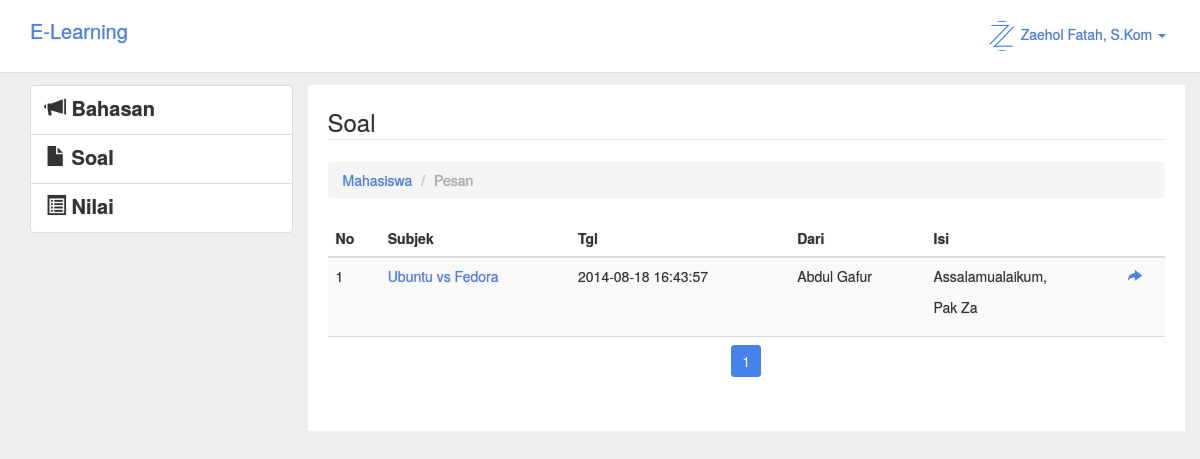
The app's page /dosen/pesan/index.php (signed in) with its own data.
### tables this page shows
CREATE TABLE IF NOT EXISTS `pesan` (
  `DOSEN_KODE` varchar(10) DEFAULT '',
  `MAHASISWA_NPM` varchar(10) DEFAULT '',
`PESAN_ID` int(11) NOT NULL,
  `PESAN_SUBJEK` varchar(50) DEFAULT NULL,
  `PESAN_ISI` text,
  `PESAN_LAMPIRAN` varchar(100) DEFAULT NULL,
  `PESAN_TGL_KIRIM` timestamp NULL DEFAULT CURRENT_TIMESTAMP
);

CREATE TABLE IF NOT EXISTS `mahasiswa` (
  `MAHASISWA_NPM` varchar(10) NOT NULL,
  `RUANG_ID` int(11) DEFAULT NULL,
  `MAHASISWA_NAMA` varchar(50) DEFAULT NULL,
  `MAHASISWA_PASSWORD` varchar(32) DEFAULT NULL,
  `MAHASISWA_GAMBAR` varchar(100) DEFAULT 'img/user.jpg',
  `MAHASISWA_SESSION` varchar(100) DEFAULT NULL
);

### dosen/pesan/index.php (the view, shortened to what this page needs)
<?php
if ($_SESSION["level"]== "Dosen") {
?>
<!DOCTYPE HTML>
<html>
	<head>
		<link rel="stylesheet" type="text/css" href="../../css/lumen.css">
	</head>
	<body style="padding-top:85px;text-shadow: 0px 0px 1px #909090 !important;background:#eee;">
		<div class="container">
			<div class="row clearfix">
				<header class="navbar navbar-inverse navbar-fixed-top bs-docs-nav" role="banner" style="">
				  <div class="container">
				    <div class="navbar-header" style="">
				      	<a href="../" class="navbar-brand">E-Learning</a>
				    </div>
				    <nav class="collapse navbar-collapse bs-navbar-collapse" role="navigation" >
				      <ul class="nav navbar-nav navbar-right">
					    <li class="dropdown">
					      <a href="#" class="dropdown-toggle" data-toggle="dropdown"><span><img src="<?php echo $_SESSION['gambar']; ?>" class="img-circle" width="30" height="30"></span> <?php echo $_SESSION['nama']; ?> <b class="caret"></b></a>
					    </li>
				      </ul>
				    </nav>
				  </div>
				</header>
			</div>
		</div>
		<div class="container" style="">
			<div class="row">
				<div class="col-md-3 col-xs-12">
					<div class="list-group">
					  <a href="../bahasan" class="list-group-item">
					    <h4 class="list-group-item-heading"><span class="glyphicon glyphicon-bullhorn"></span> Bahasan</h4>
					  </a>
					  <a href="../soal" class="list-group-item">
					    <h4 class="list-group-item-heading"><span class="glyphicon glyphicon-file"></span> Soal</h4>
					  </a>
					  <a href="../nilai" class="list-group-item">
					    <h4 class="list-group-item-heading"><span class="glyphicon glyphicon-list-alt"></span> Nilai</h4>
					  </a>
					</div>
				</div>
				<div class="col-md-9 col-xs-12" style="background:#fff;padding:20px;">
					<legend>Soal</legend>
					<ol class="breadcrumb">
					  <li><a href="../">Mahasiswa</a></li>
					  <li class="active">Pesan</li>
					</ol>
					<?php
						$bph = 10;
						if (isset($_GET['hal'])) {
							$halke = $_GET['hal'];
						}
						else{
							$halke=1;
						}
						$offset = ($halke-1)*$bph;
						$sesid = $_SESSION['id'];
						$qtopik = mysql_query("SELECT pesan.*,mahasiswa.mahasiswa_nama FROM pesan LEFT JOIN mahasiswa ON pesan.mahasiswa_npm=mahasiswa.mahasiswa_npm WHERE dosen_kode='$sesid' ORDER BY pesan_tgl_kirim DESC LIMIT $offset,$bph");
						$jtopik = mysql_num_rows($qtopik);
						if ($jtopik>0) {?>
						<table class="table table-striped table-hover">
						<thead>
							<th>No</th>
							<th>Subjek</th>
							<th>Tgl</th>
							<th>Dari</th>
							<th>Isi</th>
							<th></th>
						</thead>
						<?php
							$no = 1;
							while ($htopik = mysql_fetch_array($qtopik)) {
						?>
								<tr>
									<td><?php echo $no; ?></td>
									<td><a href=""><?php echo $htopik['PESAN_SUBJEK']; ?></a></td>
									<td><?php echo $htopik['PESAN_TGL_KIRIM']; ?></td>
									<td><?php echo $htopik['mahasiswa_nama']; ?></td>
									<td><?php echo htmlspecialchars_decode(substr($htopik['PESAN_ISI'],0,50)); ?></td>
									<td><a href="pesan.php?id=<?php echo $htopik['PESAN_ID']; ?>"><span class="glyphicon glyphicon-share-alt"></span></a></td>
								</tr>
						<?php
							$no++;
							}
						}
						else{	?>
							<div class="alert alert-success"><span class="glyphicon glyphicon-ok"></span>Belum Ada Pesan</div>
						<?php
						}
						$hitungtopik = mysql_query("SELECT COUNT(*) AS jtotaltopik FROM pesan WHERE dosen_kode='$_SESSION[id]'");
						$arhitungtopik = mysql_fetch_array($hitungtopik);
						$ambilkeyarray = $arhitungtopik['jtotaltopik'];
						$jhal = ceil($ambilkeyarray/$bph);?>
						<tr>
							<td colspan="6"><center><ul class="pagination pagination-sm" style="margin:0px;">
							<?php
								for ($hal=1; $hal <= $jhal ; $hal++) {
									if ((($hal >= $halke - 3) && ($hal <= $halke + 3)) || ($hal == 1) || ($hal == $jhal)) {
              							if ($hal == $halke) echo "<li class='active'><a href='#'>".$hal."</a></li>";
              							else echo "<li><a href='".$_SERVER['PHP_SELF']."?t=".$topikid."&hal=".$hal."'>".$hal."</a></li>";
									}
								}
							?>
							</ul></center></td>
						</tr>
					</table>
				</div>
	</body>
</html>
<?php
	}
else{
	header("location:../../login");
}
?>

### records on screen
pesan: PESAN_SUBJEK "Ubuntu vs Fedora", PESAN_TGL_KIRIM "2014-08-18 16:43:57", MAHASISWA_NPM.MAHASISWA_NAMA "Abdul Gafur", PESAN_ISI "Assalamualaikum, Pak Za"

### other values on screen
$_SESSION['nama'] "Zaehol Fatah, S.Kom"
